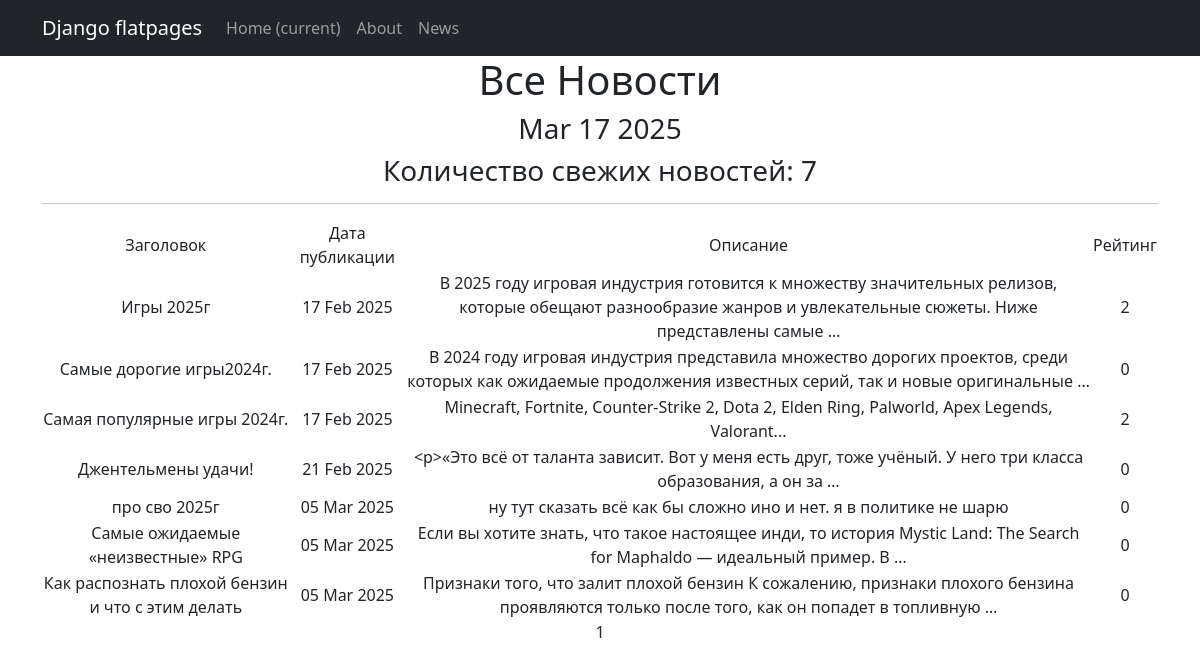
Page /news/ on the committed database.
### News_Portal/models.py (models this page shows, shortened)
class Post(models.Model):
    post_link = models.ForeignKey(Author, on_delete=models.CASCADE)
    field_choice = models.BooleanField(default=0, choices=POSTS_CHOIСES)   # 0 - статья \ 1 - новость
    date_time_create = models.DateTimeField(auto_now_add=True)
    categories = models.ManyToManyField(Category, through='PostCategory')
    name_post = models.TextField()
    text_post = models.TextField()
    rating_post_user = models.IntegerField(default=0)   #возможно нужно чтото придумать

### News_Portal/views.py (the view)
# urls.py: path('', PostList.as_view(), name='post_list'),
class PostList(ListView):
    model = Post
    ordering = 'date_time_create'
    template_name = 'news_portal/news.html'
    context_object_name = 'news'
    paginate_by = 10
    def get_context_data(self, **kwargs):
        context = super().get_context_data(**kwargs)
        context['time_now'] = datetime.utcnow()
        context['next_sale'] = "Количество свежих новостей:"
        return context

### templates/news_portal/news.html (shortened to what this page needs)
{% extends 'flatpages/default.html' %}
{% load custom_tags %}
{% block content %}
   <h1>Все Новости</h1>
   <h3>{{ time_now|date:'M d Y' }}</h3>
   <h3>{{ next_sale }} {{ news|length }}</h3>
   <hr>
   {% if news %}
       <table>
           <tr>
               <td>Заголовок</td>
               <td>Дата публикации</td>
               <td>Описание</td>
               <td>Рейтинг</td>
           </tr>
           {% for new in news %}
           <tr>
               <td>{{ new.name_post }}</td>
               <td>{{ new.date_time_create|date:'d M Y'  }}</td>
               <td>{{ new.text_post|truncatewords:20 }}</td>
               <td>{{ new.rating_post_user }}</td>
           </tr>
           {% endfor %}
       </table>
   {% else %}
       <h2>Новостей нет!</h2>
   {% endif %}
   {{ page_obj.number }}
<head>
</head>
{% endblock content %}

### rows in the picture
Post: name_post "Игры 2025г", date_time_create "17 Feb 2025", text_post "В 2025 году игровая индустрия готовится к множеству значительных релизов, которые обещают разнообразие жанров и увлекательные сюжеты. Ниже представлены самые …", rating_post_user "2"
Post: name_post "Самые дорогие игры2024г.", date_time_create "17 Feb 2025", text_post "В 2024 году игровая индустрия представила множество дорогих проектов, среди которых как ожидаемые продолжения известных серий, так и новые оригинальные …", rating_post_user "0"
Post: name_post "Самая популярные игры 2024г.", date_time_create "17 Feb 2025", text_post "Minecraft, Fortnite, Counter-Strike 2, Dota 2, Elden Ring, Palworld, Apex Legends, Valorant...", rating_post_user "2"
Post: name_post "Джентельмены удачи!", date_time_create "21 Feb 2025", text_post "<p>«Это всё от таланта зависит. Вот у меня есть друг, тоже учёный. У него три класса образования, а он за …", rating_post_user "0"
Post: name_post "про сво 2025г", date_time_create "05 Mar 2025", text_post "ну тут сказать всё как бы сложно ино и нет. я в политике не шарю", rating_post_user "0"
Post: name_post "Самые ожидаемые «неизвестные» RPG", date_time_create "05 Mar 2025", text_post "Если вы хотите знать, что такое настоящее инди, то история Mystic Land: The Search for Maphaldo — идеальный пример. В …", rating_post_user "0"
Post: name_post "Как распознать плохой бензин и что с этим делать", date_time_create "05 Mar 2025", text_post "Признаки того, что залит плохой бензин К сожалению, признаки плохого бензина проявляются только после того, как он попадет в топливную …", rating_post_user "0"

### other values in the picture
{{ time_now|date:'M d Y' }} "Mar 17 2025"
{{ next_sale }} "Количество свежих новостей:"
{{ news|length }} "7"
{{ page_obj.number }} "1"
